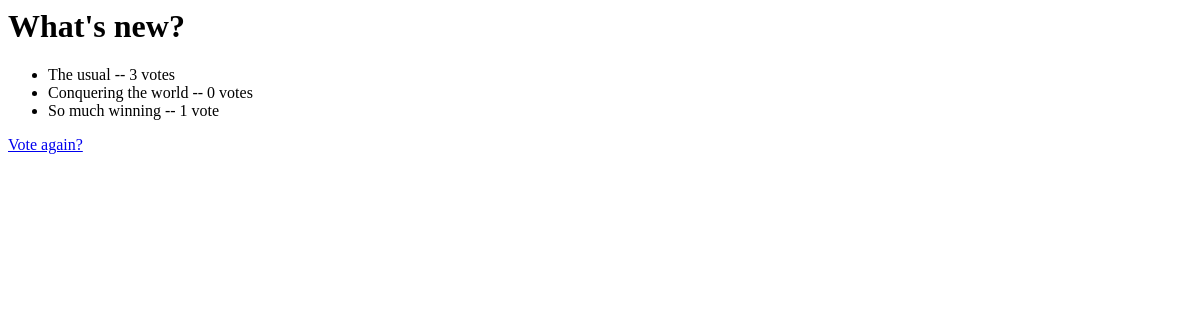
/polls/1/results/, run on an earlier commit of the app's database.
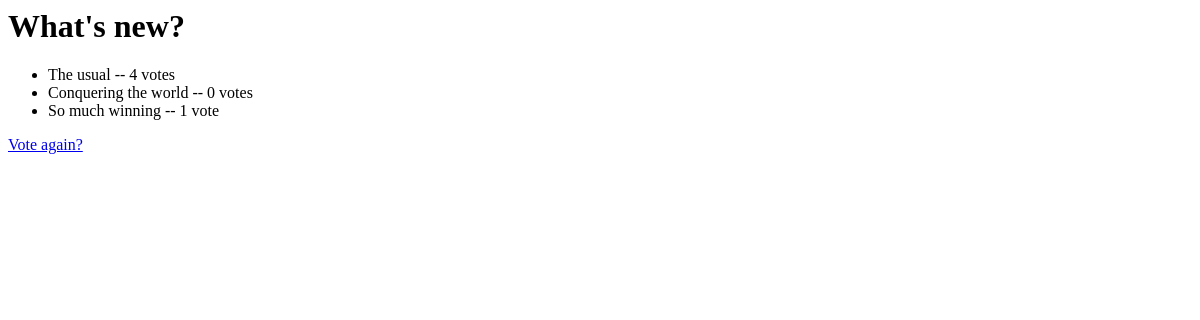
And on a later commit of the database.
### polls/models.py (models this page shows, shortened)
class Choice ( models . Model ):
  question = ( # refers to another table
      models . ForeignKey( Question,
                           on_delete = models . CASCADE ) )
  choice_text = models . CharField ( max_length = 200 )
  votes = models . IntegerField ( default = 0 )

### polls/views.py (the view)
class ResultsView(generic.DetailView):
  model = Question
  template_name = resultsTemplate

### polls/templates/polls/results_1.html
<h1>{{ question.question_text }}</h1>
<ul>
  {% for choice in question.choice_set.all %}
  <li> {{ choice.choice_text }}
    -- {{ choice.votes }}
    vote{{ choice.votes | pluralize }}
  </li>
  {% endfor %}
</ul>
<a href="{% url 'polls:detail' question.id %}">Vote again?</a>

What changed in the data, as far as the page shows it:
changed Choice "The usual": votes "3" → "4"
